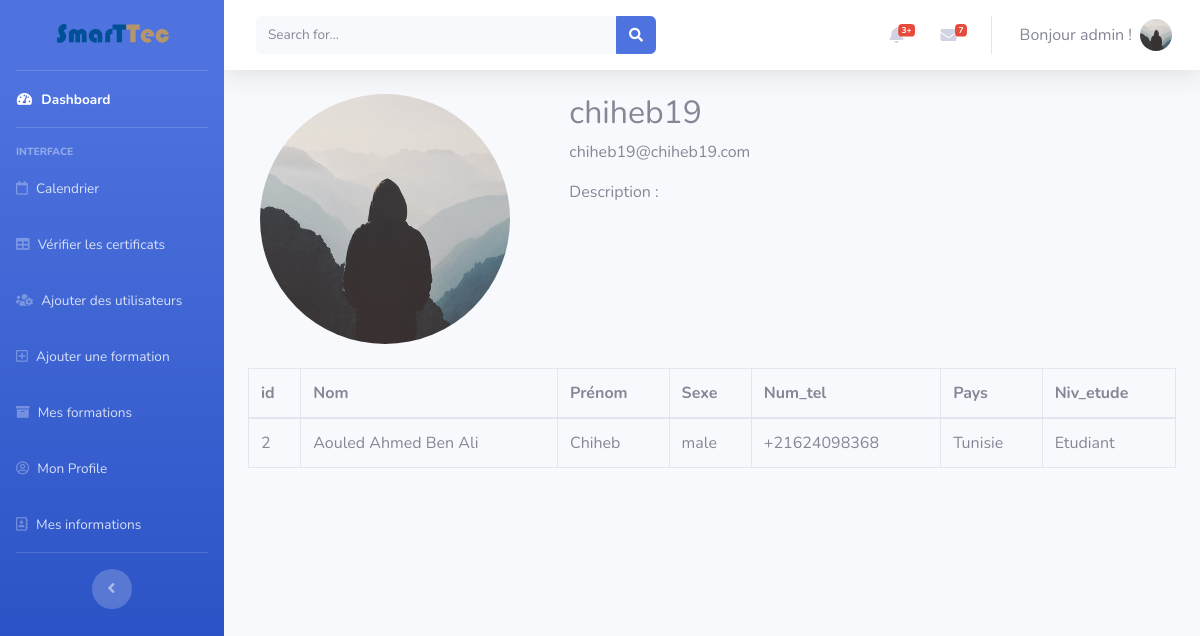
Page /profile/2 (signed in) on the committed database.
### flaskblog/models.py (models this page shows, shortened)
class User(db.Model, UserMixin):
    id = db.Column(db.Integer, primary_key=True)
    username = db.Column(db.String(20), unique=True, nullable=False)
    email = db.Column(db.String(120), unique=True, nullable=False)
    image_file = db.Column(db.String(20), nullable=False,
                           default='default.jpg')
    password = db.Column(db.String(60), nullable=False)
    acc_rights = db.Column(db.Integer, default=2)
    posts = db.relationship('Post', backref='author', lazy=True)
    subscriptions = db.relationship(
        'Subscription', backref='subscribed', lazy=True)
    infos = db.relationship(
        'Userinfo', backref='currentuser', lazy=True)

class Userinfo(db.Model):
    id = db.Column(db.Integer, primary_key=True)
    Nom = db.Column(db.String(30), nullable=True)
    Prenom = db.Column(db.String(30), nullable=True)
    Sexe = db.Column(db.String(20), nullable=True)
    Num_tel = db.Column(db.String(20), nullable=True)
    Pays = db.Column(db.String(20), nullable=True)
    Niv_etude = db.Column(db.String(20), nullable=True)
    user_id = db.Column(db.Integer, db.ForeignKey(
        'user.id'), nullable=False)

### flaskblog/users/routes.py (the view)
@ users.route("/profile/<int:user_id>", methods=['GET', 'POST'])
@ login_required
def profile(user_id):
    user = User.query.get(user_id)
    if(len(user.infos)):
        userinfo = user.infos[0]
    else:
        userinfo = None
    return render_template('profile.html', user=user, userinfo=userinfo)

### flaskblog/models.py (called while the page is built)
@login_manager.user_loader
def load_user(user_id):
    return User.query.get(int(user_id))

### flaskblog/templates/startbootstrap-sb-admin-2-gh-pages/profile.html (shortened to what this page needs)
{% extends "base.html" %} {% block content %}
<div id="wrapper">
  {% include 'Sidebar.html' %}
  <div id="content-wrapper" class="d-flex flex-column">
    <div id="content">
      {% include 'Topbar.html' %}
      <div class="container-fluid">
        <div class="content-section">
          <div class="media">
            <div class="col-4">
              <img
                class="rounded-circle account-img"
                src="{{url_for('static',filename='profile_pics/'+user.image_file) }}"
              />
            </div>
            <div class="media-body center col-8">
              <h2 class="account-heading">{{ user.username }}</h2>
              <p class="text-secondary">{{ user.email }}</p>
              <p>Description : <br /></p>
            </div>
          </div>
        {% if userinfo %}
            <table class="table table-bordered" width="100%" cellspacing="0">
              <thead>
                <tr>
                  <th>id</th>
                  <th>Nom</th>
                  <th>Prénom</th>
                  <th>Sexe</th>
                  <th>Num_tel</th>
                  <th>Pays</th>
                  <th>Niv_etude</th>
                </tr>
              </thead>
              <tbody>
                <tr>
                  <td>{{user.id}}</td>
                  <td>{{userinfo.Nom}}</td>
                  <td>{{userinfo.Prenom}}</td>
                  <td>{{userinfo.Sexe}}</td>
                  <td>{{userinfo.Num_tel}}</td>
                  <td>{{userinfo.Pays}}</td>
                  <td>{{userinfo.Niv_etude}}</td>
                </tr>
              </tbody>
            </table>
        {% endif %}
        </div>
      </div>
    </div>
  </div>
</div>
{% endblock %}

### flaskblog/templates/startbootstrap-sb-admin-2-gh-pages/base.html (shortened to what this page needs)
<!DOCTYPE html>
<html lang="en">
  <head>
    <link
      href="{{url_for('static',filename='vendor/fontawesome-free/css/all.min.css')}}"
      rel="stylesheet"
      type="text/css"
    />
    <link
      href="{{url_for('static',filename='vendor/fullcalendar/main.css')}}"
      rel="stylesheet"
    />
    <link
      href="{{url_for('static',filename='css/sb-admin-2.min.css')}}"
      rel="stylesheet"
    />
    <link
      href="{{url_for('static',filename='css/fedora.css')}}"
      rel="stylesheet"
    />
    <link
      href="{{url_for('static',filename='css/extra.css')}}"
      rel="stylesheet"
    />
    <link
      href="{{url_for('static',filename='scss/calendar.scss')}}"
      rel="stylesheet"
    />
  </head>
  <body id="page-top">
    {%block content %}{% endblock %} {% include 'modals/flashes_modal.html' %}
  </body>
</html>

### flaskblog/templates/startbootstrap-sb-admin-2-gh-pages/Sidebar.html
<div id="wrapper">
  <ul
    class="navbar-nav bg-gradient-primary sidebar sidebar-dark accordion"
    id="accordionSidebar"
  >
    <a
      class="sidebar-brand d-flex align-items-center justify-content-center"
      href="/"
    >
      <img
        src="{{url_for('static',filename='img/SMARTTEC-Logo.png')}}"
        style="max-width: 100%; max-height: 100%"
      />
    </a>
    <hr class="sidebar-divider my-0" />
    <li class="nav-item active">
      <a class="nav-link" href="/home">
        <i class="fas fa-fw fa-tachometer-alt"></i>
        <span>Dashboard</span></a
      >
    </li>
    <hr class="sidebar-divider" />
    <div class="sidebar-heading">Interface</div>
    <li class="nav-item">
      <a class="nav-link" href="/calendar">
        <i class="far fa-calendar"></i>
        <span>Calendrier</span></a
      >
    </li>
    <li class="nav-item">
      <a class="nav-link" href="/search">
        <i class="fas fa-table"></i>
        <span>Vérifier les certificats</span></a
      >
    </li>
    {%if current_user.is_authenticated %} {% if current_user.acc_rights==2 %}
    <li class="nav-item">
      <a class="nav-link" href="/">
        <i class="fas fa-shopping-cart"></i>
        <span>Trouver une Formation</span></a
      >
    </li>
    <li class="nav-item">
      <a class="nav-link" href="/mesformations">
        <i class="fas fa-shopping-basket"></i>
        <span>Mes Formations</span></a
      >
    </li>
    {% elif current_user.acc_rights==0 %}
    <li class="nav-item">
      <a class="nav-link" href="/add_users">
        <i class="fas fa-users-cog"></i>
        <span>Ajouter des utilisateurs</span></a
      >
    </li>
    {% endif %} {% if current_user.acc_rights!=2 %}
    <li class="nav-item">
      <a class="nav-link" href="/post/new">
        <i class="far fa-plus-square"></i>
        <span>Ajouter une formation</span></a
      >
    </li>
    <li class="nav-item">
      <a class="nav-link" href="/formations">
        <i class="fas fa-archive"></i>
        <span>Mes formations</span></a
      >
    </li>
    {% endif %}
    <li class="nav-item">
      <a class="nav-link" href="/account">
        <i class="far fa-user-circle"></i>
        <span>Mon Profile</span></a
      >
    </li>
    <li class="nav-item">
      <a class="nav-link" href="/infos">
        <i class="far fa-address-book"></i>
        <span>Mes informations</span></a
      >
    </li>
    {% endif %}
    <hr class="sidebar-divider" />
    <div class="text-center d-none d-md-inline">
      <button class="rounded-circle border-0" id="sidebarToggle"></button>
    </div>
  </ul>
</div>

### flaskblog/templates/startbootstrap-sb-admin-2-gh-pages/Topbar.html (shortened to what this page needs)
<nav
  class="navbar navbar-expand navbar-light bg-white topbar mb-4 static-top shadow"
>
  <form
    class="d-none d-sm-inline-block form-inline mr-auto ml-md-3 my-2 my-md-0 mw-100 navbar-search"
  >
    <div class="input-group">
      <input
        type="text"
        class="form-control bg-light border-0 small"
        placeholder="Search for..."
        aria-label="Search"
        aria-describedby="basic-addon2"
      />
      <div class="input-group-append">
        <button class="btn btn-primary" type="button">
          <i class="fas fa-search fa-sm"></i>
        </button>
      </div>
    </div>
  </form>
  <ul class="navbar-nav ml-auto">
    {% if current_user.username %}
    <li class="nav-item dropdown no-arrow mx-1">
      <a
        class="nav-link dropdown-toggle"
        href="#"
        id="alertsDropdown"
        role="button"
        data-toggle="dropdown"
        aria-haspopup="true"
        aria-expanded="false"
      >
        <i class="fas fa-bell fa-fw"></i>
        <span class="badge badge-danger badge-counter">3+</span>
      </a>
    </li>
    <li class="nav-item dropdown no-arrow mx-1">
      <a
        class="nav-link dropdown-toggle"
        href="#"
        id="messagesDropdown"
        role="button"
        data-toggle="dropdown"
        aria-haspopup="true"
        aria-expanded="false"
      >
        <i class="fas fa-envelope fa-fw"></i>
        <span class="badge badge-danger badge-counter">7</span>
      </a>
    </li>
    <li class="nav-item dropdown no-arrow">
      <a
        class="nav-link dropdown-toggle"
        href="#"
        id="userDropdown"
        role="button"
        data-toggle="dropdown"
        aria-haspopup="true"
        aria-expanded="false"
      >
        <span class="mr-2 d-none d-lg-inline text-gray-600 large"
          >Bonjour {{current_user.username}} !</span
        >
        <img
          class="img-profile rounded-circle"
          src="{{url_for('static',filename='profile_pics/' +current_user.image_file)}}"
        />
      </a>
    </li>
    {%endif%}
  </ul>
</nav>

### flaskblog/static/css/extra.css (style rules this page uses)
:root { --input-padding-x: 1.5rem; --input-padding-y: 0.75rem; }

### rows in the picture
User: username "admin", image_file (placeholder picture)
User: image_file (placeholder picture), username "chiheb19", email "chiheb19@chiheb19.com", id "2"
Userinfo: Nom "Aouled Ahmed Ben Ali", Prenom "Chiheb", Sexe "male", Num_tel "+21624098368", Pays "Tunisie", Niv_etude "Etudiant"
